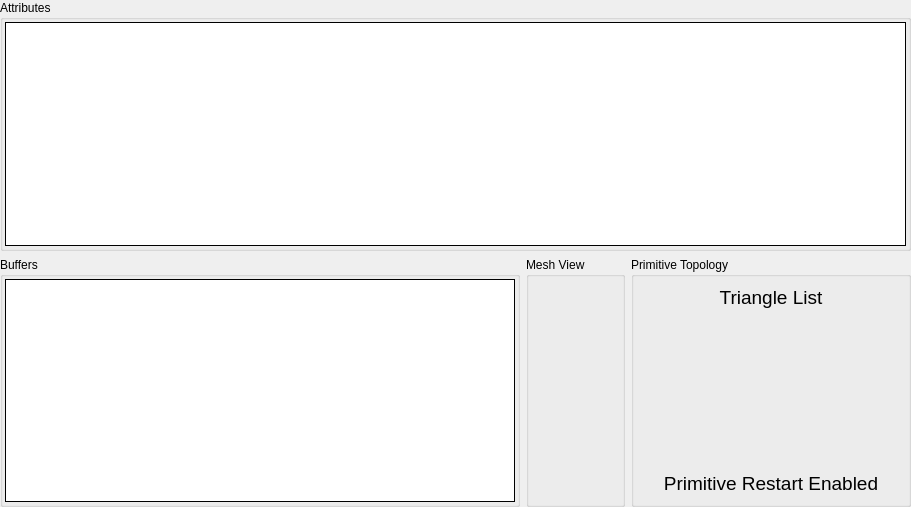
         <widget class="QWidget" name="vtxScrollContents">
          <property name="geometry">
           <rect>
            <x>0</x>
            <y>0</y>
            <width>911</width>
            <height>507</height>
           </rect>
          </property>
          <layout class="QGridLayout" name="gridLayout_3">
           <property name="leftMargin">
            <number>0</number>
           </property>
           <property name="topMargin">
            <number>0</number>
           </property>
           <property name="rightMargin">
            <number>0</number>
           </property>
           <property name="bottomMargin">
            <number>0</number>
           </property>
           <item row="0" column="0" colspan="3">
            <widget class="QGroupBox" name="attribGroup">
             <property name="sizePolicy">
              <sizepolicy hsizetype="Expanding" vsizetype="Expanding">
               <horstretch>0</horstretch>
               <verstretch>0</verstretch>
              </sizepolicy>
             </property>
             <property name="title">
              <string>Attributes</string>
             </property>
             <layout class="QHBoxLayout" name="horizontalLayout_2">
              <property name="leftMargin">
               <number>2</number>
              </property>
              <property name="topMargin">
               <number>2</number>
              </property>
              <property name="rightMargin">
               <number>2</number>
              </property>
              <property name="bottomMargin">
               <number>2</number>
              </property>
              <item>
               <widget class="RDTreeWidget" name="viAttrs">
                <property name="frameShape">
                 <enum>QFrame::Box</enum>
                </property>
                <property name="frameShadow">
                 <enum>QFrame::Plain</enum>
                </property>
                <property name="editTriggers">
                 <set>QAbstractItemView::NoEditTriggers</set>
                </property>
                <property name="showDropIndicator" stdset="0">
                 <bool>false</bool>
                </property>
                <property name="indentation">
                 <number>0</number>
                </property>
                <property name="rootIsDecorated">
                 <bool>false</bool>
                </property>
                <property name="itemsExpandable">
                 <bool>false</bool>
                </property>
                <property name="allColumnsShowFocus">
                 <bool>true</bool>
                </property>
                <property name="expandsOnDoubleClick">
                 <bool>false</bool>
                </property>
                <attribute name="headerStretchLastSection">
                 <bool>false</bool>
                </attribute>
               </widget>
              </item>
             </layout>
            </widget>
           </item>
           <item row="1" column="0">
            <widget class="QGroupBox" name="buffersGroup">
             <property name="sizePolicy">
              <sizepolicy hsizetype="Expanding" vsizetype="Expanding">
               <horstretch>0</horstretch>
               <verstretch>0</verstretch>
              </sizepolicy>
             </property>
             <property name="title">
              <string>Buffers</string>
             </property>
             <layout class="QHBoxLayout" name="horizontalLayout">
              <property name="spacing">
               <number>2</number>
              </property>
              <property name="leftMargin">
               <number>2</number>
              </property>
              <property name="topMargin">
               <number>2</number>
              </property>
              <property name="rightMargin">
               <number>2</number>
              </property>
              <property name="bottomMargin">
               <number>2</number>
              </property>
              <item>
               <widget class="RDTreeWidget" name="viBuffers">
                <property name="frameShape">
                 <enum>QFrame::Box</enum>
                </property>
                <property name="frameShadow">
                 <enum>QFrame::Plain</enum>
                </property>
                <property name="editTriggers">
                 <set>QAbstractItemView::NoEditTriggers</set>
                </property>
                <property name="showDropIndicator" stdset="0">
                 <bool>false</bool>
                </property>
                <property name="indentation">
                 <number>0</number>
                </property>
                <property name="rootIsDecorated">
                 <bool>false</bool>
                </property>
                <property name="itemsExpandable">
                 <bool>false</bool>
                </property>
                <property name="allColumnsShowFocus">
                 <bool>true</bool>
                </property>
                <property name="expandsOnDoubleClick">
                 <bool>false</bool>
                </property>
                <attribute name="headerStretchLastSection">
                 <bool>false</bool>
                </attribute>
               </widget>
              </item>
             </layout>
            </widget>
           </item>
           <item row="1" column="1">
            <widget class="QGroupBox" name="meshViewGroup">
             <property name="sizePolicy">
              <sizepolicy hsizetype="Preferred" vsizetype="Preferred">
               <horstretch>0</horstretch>
               <verstretch>0</verstretch>
              </sizepolicy>
             </property>
             <property name="title">
              <string>Mesh View</string>
             </property>
             <layout class="QVBoxLayout" name="verticalLayout_3">
              <item>
               <widget class="RDLabel" name="meshView">
                <property name="sizePolicy">
                 <sizepolicy hsizetype="Maximum" vsizetype="Ignored">
                  <horstretch>0</horstretch>
                  <verstretch>0</verstretch>
                 </sizepolicy>
                </property>
                <property name="minimumSize">
                 <size>
                  <width>75</width>
                  <height>75</height>
                 </size>
                </property>
                <property name="cursor">
                 <cursorShape>PointingHandCursor</cursorShape>
                </property>
                <property name="toolTip">
                 <string>View the mesh input data</string>
                </property>
                <property name="pixmap">
                 <pixmap resource="../../Resources/resources.qrc">:/wireframe_mesh.png</pixmap>
                </property>
                <property name="scaledContents">
                 <bool>true</bool>
                </property>
               </widget>
              </item>
             </layout>
            </widget>
           </item>
           <item row="1" column="2">
            <widget class="QGroupBox" name="topologyGroup">
             <property name="sizePolicy">
              <sizepolicy hsizetype="Preferred" vsizetype="Preferred">
               <horstretch>0</horstretch>
               <verstretch>0</verstretch>
              </sizepolicy>
             </property>
             <property name="title">
              <string>Primitive Topology</string>
             </property>
             <layout class="QVBoxLayout" name="verticalLayout_2">
              <item>
               <widget class="QLabel" name="topology">
                <property name="font">
                 <font>
                  <pointsize>14</pointsize>
                 </font>
                </property>
                <property name="text">
                 <string>Triangle List</string>
                </property>
                <property name="alignment">
                 <set>Qt::AlignHCenter|Qt::AlignTop</set>
                </property>
               </widget>
              </item>
              <item>
               <widget class="QLabel" name="topologyDiagram">
                <property name="sizePolicy">
                 <sizepolicy hsizetype="Preferred" vsizetype="MinimumExpanding">
                  <horstretch>0</horstretch>
                  <verstretch>0</verstretch>
                 </sizepolicy>
                </property>
                <property name="minimumSize">
                 <size>
                  <width>256</width>
                  <height>0</height>
                 </size>
                </property>
                <property name="text">
                 <string/>
                </property>
                <property name="pixmap">
                 <pixmap resource="../../Resources/resources.qrc">:/topologies/topo_trilist.svg</pixmap>
                </property>
                <property name="alignment">
                 <set>Qt::AlignCenter</set>
                </property>
               </widget>
              </item>
              <item>
               <widget class="QLabel" name="primRestart">
                <property name="font">
                 <font>
                  <pointsize>14</pointsize>
                 </font>
                </property>
                <property name="text">
                 <string>Primitive Restart Enabled</string>
                </property>
                <property name="alignment">
                 <set>Qt::AlignBottom|Qt::AlignHCenter</set>
                </property>
               </widget>
              </item>
             </layout>
            </widget>
           </item>
          </layout>
         </widget>
